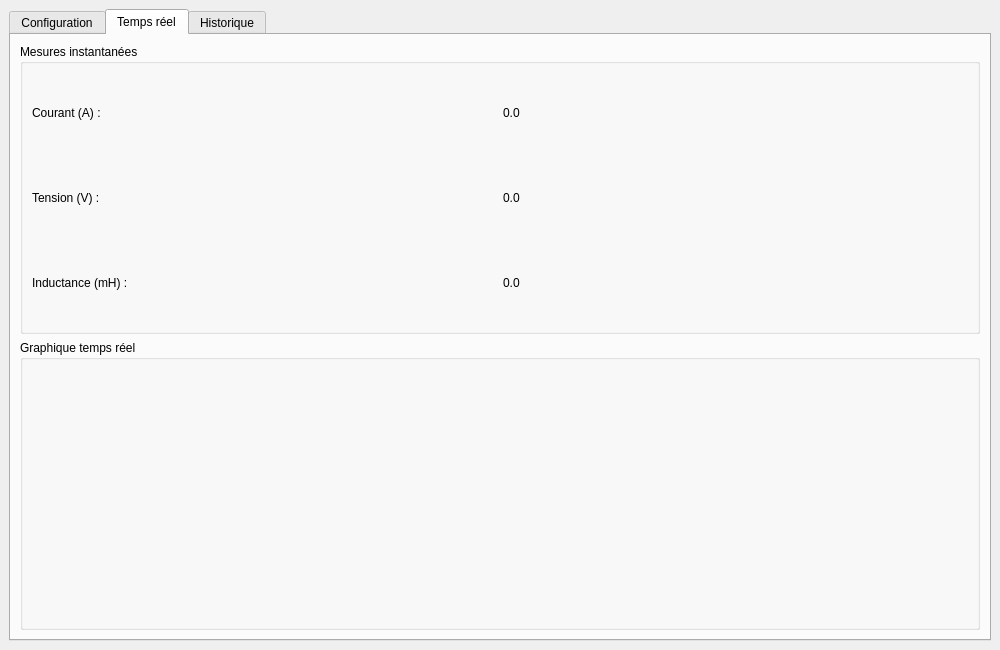
<?xml version="1.0" encoding="UTF-8"?>
<ui version="4.0">
 <class>MainWindow</class>
 <widget class="QMainWindow" name="MainWindow">
  <property name="geometry">
   <rect>
    <x>0</x>
    <y>0</y>
    <width>1000</width>
    <height>650</height>
   </rect>
  </property>
  <property name="windowTitle">
   <string>Banc de test inductance - IHM Qt</string>
  </property>
  <widget class="QWidget" name="centralwidget">
   <layout class="QVBoxLayout" name="mainLayout">
    <item>
     <widget class="QTabWidget" name="tabWidget">
      <property name="currentIndex">
       <number>1</number>
      </property>
      <widget class="QWidget" name="tabConfig">
       <attribute name="title">
        <string>Configuration</string>
       </attribute>
       <layout class="QVBoxLayout" name="configLayout">
        <item>
         <widget class="QGroupBox" name="groupConfig">
          <property name="title">
           <string>Paramètres du test</string>
          </property>
          <layout class="QFormLayout" name="formLayoutConfig">
           <item row="0" column="0">
            <widget class="QLabel" name="labelDuree">
             <property name="text">
              <string>Nombre d'échantillon :</string>
             </property>
            </widget>
           </item>
           <item row="0" column="1">
            <widget class="QDoubleSpinBox" name="spinNEchantillons">
             <property name="minimum">
              <double>0.100000000000000</double>
             </property>
             <property name="maximum">
              <double>1000000000000000044885712678075916785549312.000000000000000</double>
             </property>
             <property name="value">
              <double>1.000000000000000</double>
             </property>
            </widget>
           </item>
           <item row="1" column="0">
            <widget class="QLabel" name="labelFe">
             <property name="text">
              <string>Fréquence échantillonnage :</string>
             </property>
            </widget>
           </item>
           <item row="1" column="1">
            <widget class="QDoubleSpinBox" name="spinFe">
             <property name="decimals">
              <number>2</number>
             </property>
             <property name="minimum">
              <double>0.000000000000000</double>
             </property>
             <property name="maximum">
              <double>900.000000000000000</double>
             </property>
             <property name="singleStep">
              <double>0.000001000000000</double>
             </property>
             <property name="value">
              <double>10.000000000000000</double>
             </property>
            </widget>
           </item>
          </layout>
         </widget>
        </item>
        <item>
         <layout class="QHBoxLayout" name="layoutButtons">
          <item>
           <widget class="QPushButton" name="btnStart">
            <property name="text">
             <string>Démarrer le test</string>
            </property>
           </widget>
          </item>
          <item>
           <widget class="QPushButton" name="btnStop">
            <property name="text">
             <string>Arrêter le test</string>
            </property>
           </widget>
          </item>
         </layout>
        </item>
        <item>
         <widget class="QPlainTextEdit" name="plainTextEdit"/>
        </item>
        <item>
         <spacer name="verticalSpacerConfig">
          <property name="orientation">
           <enum>Qt::Vertical</enum>
          </property>
          <property name="sizeHint" stdset="0">
           <size>
            <width>20</width>
            <height>200</height>
           </size>
          </property>
         </spacer>
        </item>
       </layout>
      </widget>
      <widget class="QWidget" name="tabRealtime">
       <attribute name="title">
        <string>Temps réel</string>
       </attribute>
       <layout class="QVBoxLayout" name="realtimeLayout">
        <item>
         <widget class="QGroupBox" name="groupValues">
          <property name="title">
           <string>Mesures instantanées</string>
          </property>
          <layout class="QGridLayout" name="gridValues">
           <item row="2" column="1">
            <widget class="QLabel" name="valueL">
             <property name="text">
              <string>0.0</string>
             </property>
            </widget>
           </item>
           <item row="1" column="0">
            <widget class="QLabel" name="labelU">
             <property name="text">
              <string>Tension (V) :</string>
             </property>
            </widget>
           </item>
           <item row="0" column="0">
            <widget class="QLabel" name="labelI">
             <property name="text">
              <string>Courant (A) :</string>
             </property>
            </widget>
           </item>
           <item row="2" column="0">
            <widget class="QLabel" name="labelL">
             <property name="text">
              <string>Inductance (mH) :</string>
             </property>
            </widget>
           </item>
           <item row="1" column="1">
            <widget class="QLabel" name="valueU">
             <property name="text">
              <string>0.0</string>
             </property>
            </widget>
           </item>
           <item row="0" column="1">
            <widget class="QLabel" name="valueI">
             <property name="text">
              <string>0.0</string>
             </property>
             <property name="margin">
              <number>0</number>
             </property>
            </widget>
           </item>
          </layout>
         </widget>
        </item>
        <item>
         <widget class="QGroupBox" name="groupGraph">
          <property name="title">
           <string>Graphique temps réel</string>
          </property>
          <layout class="QVBoxLayout" name="graphLayout">
           <item>
            <widget class="QLabel" name="placeholderGraph">
             <property name="text">
              <string/>
             </property>
             <property name="alignment">
              <set>Qt::AlignCenter</set>
             </property>
            </widget>
           </item>
          </layout>
         </widget>
        </item>
       </layout>
      </widget>
      <widget class="QWidget" name="tabHistory">
       <attribute name="title">
        <string>Historique</string>
       </attribute>
       <layout class="QVBoxLayout" name="historyLayout">
        <item>
         <layout class="QHBoxLayout" name="searchLayout">
          <item>
           <widget class="QLineEdit" name="editSearch">
            <property name="placeholderText">
             <string>Rechercher...</string>
            </property>
           </widget>
          </item>
          <item>
           <widget class="QPushButton" name="btnClearHistory">
            <property name="text">
             <string>Effacer l'historique</string>
            </property>
           </widget>
          </item>
         </layout>
        </item>
        <item>
         <widget class="QTableView" name="tableHistory"/>
        </item>
       </layout>
      </widget>
     </widget>
    </item>
   </layout>
  </widget>
 </widget>
 <resources/>
 <connections/>
</ui>
